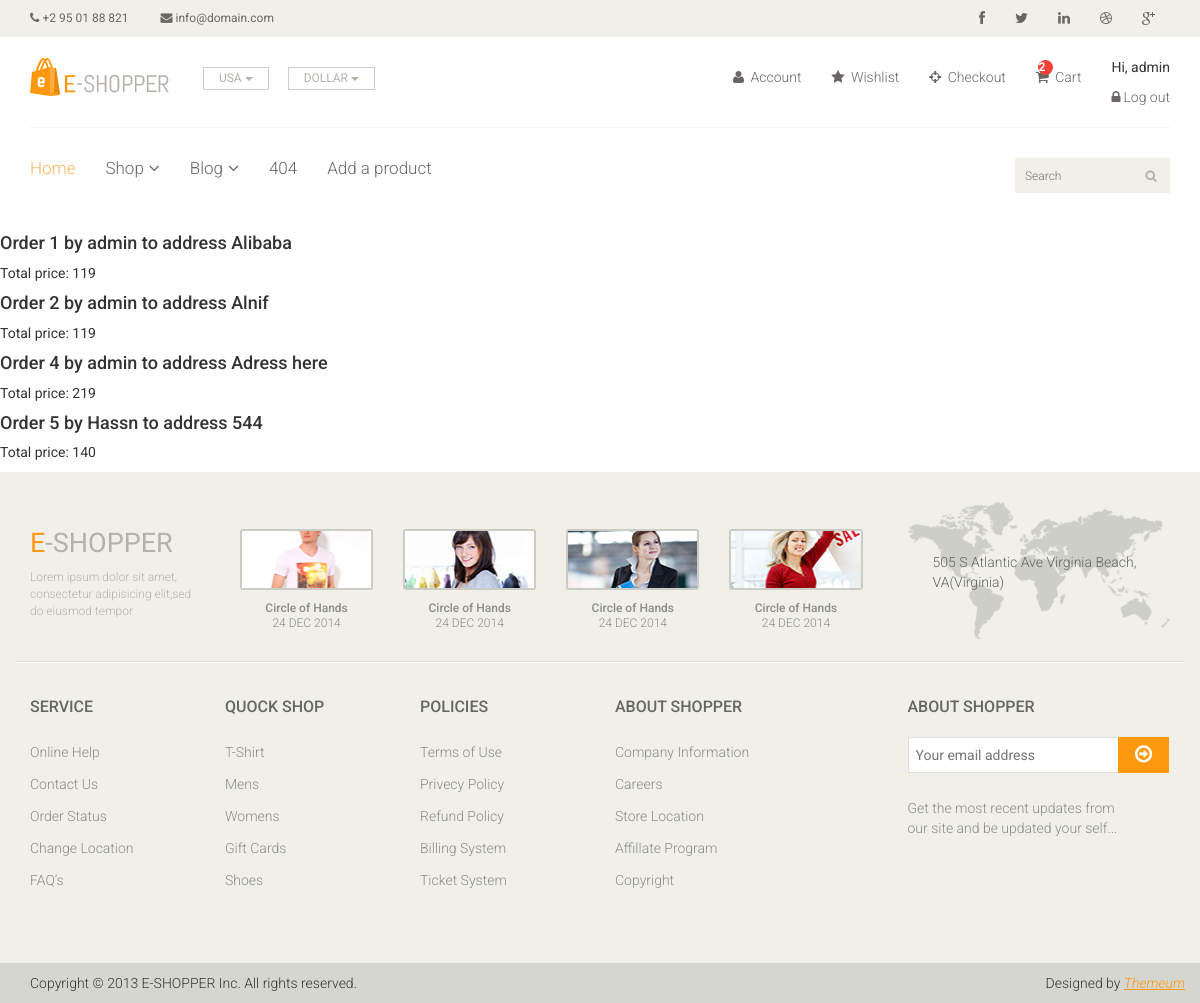
Page /orders/orders_list/ (signed in) on the earlier database version.
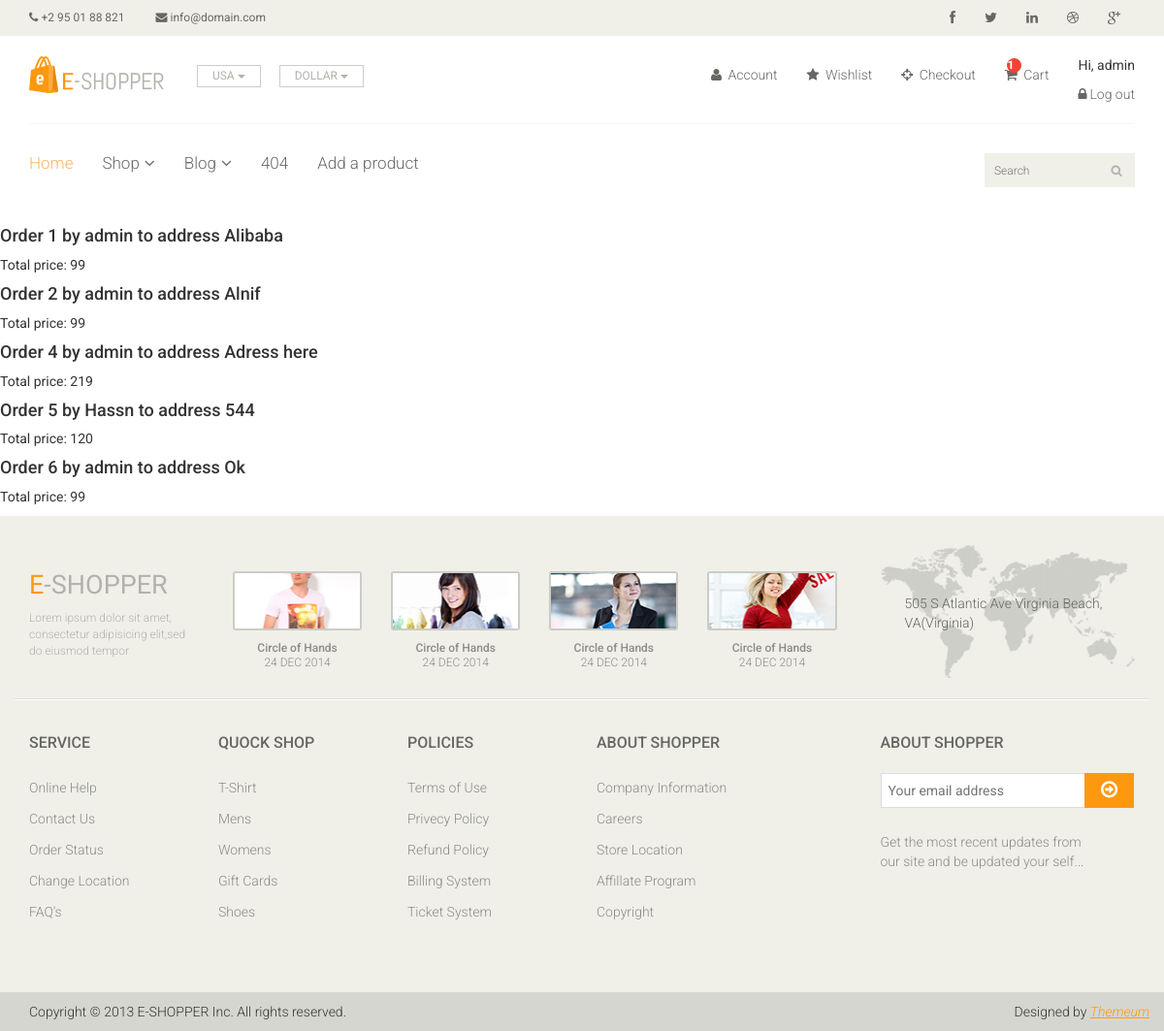
Same page on the later database version.
### carts/models.py (models this page shows, shortened)
class Cart(models.Model):
    user = models.OneToOneField(User,
                                related_name='cart',
                                on_delete=models.CASCADE)
    items = models.ManyToManyField(Product)
    updated_at = models.DateTimeField(auto_now=True)

### orders/models.py (models this page shows, shortened)
class Order(models.Model):
    address = models.CharField(max_length=100)
    user = models.ForeignKey(User, on_delete=models.CASCADE)
    items = models.ManyToManyField(Product)
    created_at = models.DateTimeField(auto_now_add=True)
    def total_price(self):
        return self.items.aggregate(total_price=Sum('price'))['total_price']

### orders/views.py (the view)
# urls.py: path('orders/orders_list/', orders_list, name='orders_list'),
def orders_list(request):
    user = request.user
    if user.is_authenticated and user.is_superuser:
        orders = get_list_or_404(Order)
        return render(request, 'orders/orders.html', {'orders': orders})
    return redirect('products_list')

### templates/orders/orders.html (shortened to what this page needs)
{% extends "base.html" %}
{% block content %}
    {% for order in orders %}
        <h4>Order {{ order.id }} by {{ order.user }} to address {{ order.address }}</h4>
        <p>Total price: {{ order.total_price }}</p>
    {% empty %}
    <li>No orders yet.</li>
    {% endfor %}
{% endblock %}

### templates/base.html (shortened to what the changed rows need)
{% load static %}
<!DOCTYPE html>
<html lang="en">
<head>
    <link href="{% static 'css/bootstrap.min.css' %}" rel="stylesheet">
    <link href="{% static 'css/font-awesome.min.css' %}" rel="stylesheet">
    <link href="{% static 'css/prettyPhoto.css' %}" rel="stylesheet">
    <link href="{% static 'css/price-range.css' %}" rel="stylesheet">
    <link href="{% static 'css/animate.css' %}" rel="stylesheet">
    <link href="{% static 'css/main.css' %}" rel="stylesheet">
    <link href="{% static 'css/responsive.css' %}" rel="stylesheet">
</head>
<body>
    <header id="header">
        <div class="header_top">
        </div>
        <div class="header-middle">
            <div class="container">
                <div class="row">
                    <div class="col-sm-8">
                        <div class="shop-menu pull-right">
                            <ul class="nav navbar-nav">
                                <li>
                                    <a href="{% url 'cart' %}">
                                        {% if request.user.cart.items.all|length > 0 %}
                                        <span>
                                            {{ request.user.cart.items.all|length }}
                                        </span>
                                        {% endif %}
                                        <i class="fa fa-shopping-cart"></i>
                                        Cart
                                    </a>
                                </li>
                                <li>
                                    {% if user.is_authenticated %}
                                    <p>Hi, {{ user.username }}</p>
                                    <a href="{% url 'logout' %}"><i class="fa fa-lock"></i>Log out</a>
                                    {% else  %}
                                    <a href="{% url 'login' %}"><i class="fa fa-lock"></i>Log in</a>
                                    {% endif %}
                                </li>
                            </ul>
                        </div>
                    </div>
                </div>
            </div>
        </div>
        <div class="header-bottom">
        </div>
    </header>
    {% block content %} {% endblock %}
    <footer id="footer">
		<div class="footer-top">
			<div class="container">
				<div class="row">
					<div class="col-sm-2">
						<div class="companyinfo">
							<h2><span>e</span>-shopper</h2>
						</div>
					</div>
					<div class="col-sm-7">
						<div class="col-sm-3">
							<div class="video-gallery text-center">
								<h2>24 DEC 2014</h2>
							</div>
						</div>
						<div class="col-sm-3">
							<div class="video-gallery text-center">
								<h2>24 DEC 2014</h2>
							</div>
						</div>
						<div class="col-sm-3">
							<div class="video-gallery text-center">
								<h2>24 DEC 2014</h2>
							</div>
						</div>
						<div class="col-sm-3">
							<div class="video-gallery text-center">
								<h2>24 DEC 2014</h2>
							</div>
						</div>
					</div>
				</div>
			</div>
		</div>
		<div class="footer-widget">
			<div class="container">
				<div class="row">
					<div class="col-sm-2">
						<div class="single-widget">
							<h2>Service</h2>
						</div>
					</div>
					<div class="col-sm-2">
						<div class="single-widget">
							<h2>Quock Shop</h2>
						</div>
					</div>
					<div class="col-sm-2">
						<div class="single-widget">
							<h2>Policies</h2>
						</div>
					</div>
					<div class="col-sm-2">
						<div class="single-widget">
							<h2>About Shopper</h2>
						</div>
					</div>
					<div class="col-sm-3 col-sm-offset-1">
						<div class="single-widget">
							<h2>About Shopper</h2>
						</div>
					</div>
				</div>
			</div>
		</div>
		<div class="footer-bottom">
		</div>
	</footer>
</body>
</html>
</html>

Differences in the rows shown:
computed for Order "Alibaba": total_price "119" → "99"
computed for Order "Alnif": total_price "119" → "99"
computed for Order "Hassn": total_price "140" → "120"
added Order: id "6", user "admin", address "Ok", total_price "99"
Other differences:
{{ request.user.cart.items.all|length }}: "2" → "1"
